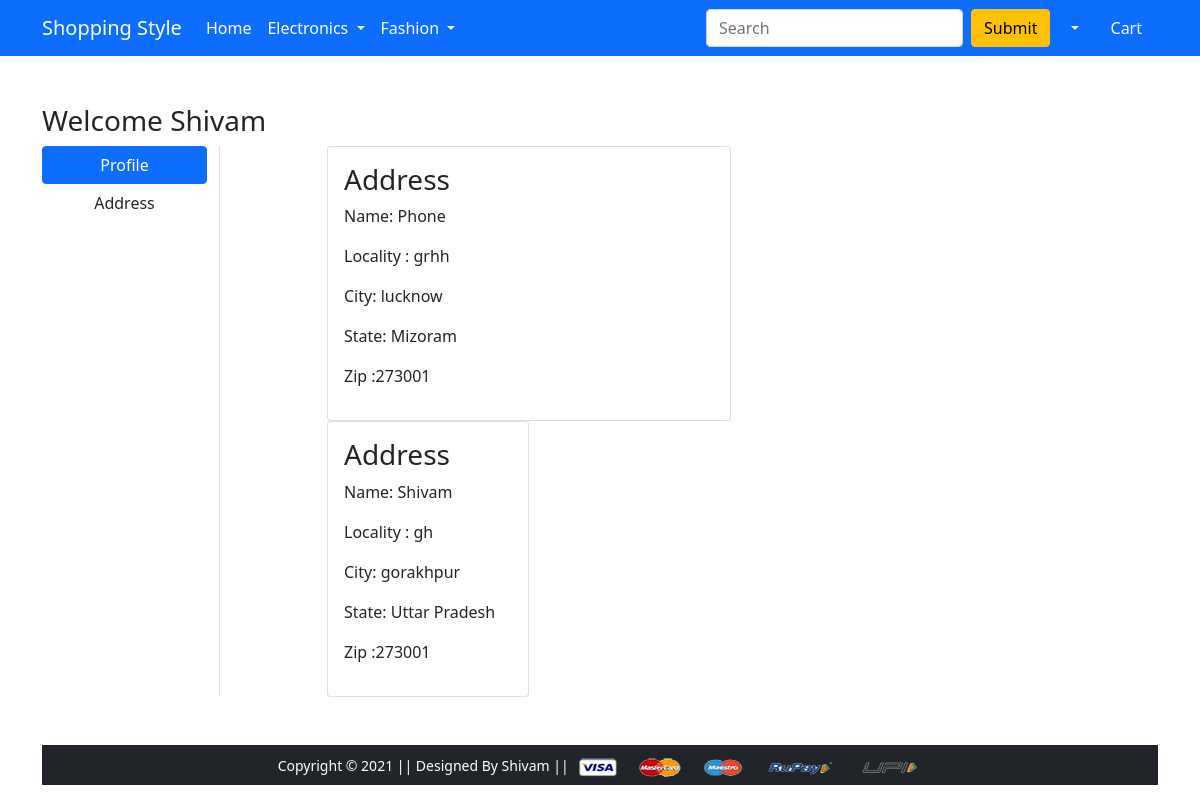
The app's page /address/ (signed in) with its own data.
### app/models.py (models this page shows, shortened)
class Customer(models.Model):
    user = models.ForeignKey(User, on_delete=models.CASCADE)
    name = models.CharField(max_length=200)
    locality = models.CharField(max_length=200)
    city = models.CharField(max_length=50)
    zipcode = models.IntegerField()
    state = models.CharField(choices=STATE_CHOICES, max_length=50)

### app/views.py (the view)
# urls.py: path('address/', views.address, name='address'),
def address(request):
 add=Customer.objects.filter(user=request.user)
 return render(request, 'app/address.html',{'add':add,'active':'btn-primary'})

### app/templates/app/address.html (shortened to what this page needs)
{% extends 'app/base.html' %}
{% load static %}
{% block main-content %}
<div class="container my-5">
 <div class="row">
 <h3>Welcome Shivam</h3>
  <div class="col-sm-2 border-end">
   <ul class="list-unstyled">
    <li class="d-grid"><a href="{% url 'profile' %}" class="btn btn-primary">Profile</a></li>
    <li class="d-grid"><a href="{% url 'address' %}" class="btn">Address</a></li>
   </ul>
  </div>
  <div class="col-sm-9 offset-sm-1">
   <div class="row">
    {% for ad in add %}
    <div class="col-sm-6">
     <div class="card">
      <div class="card-body">
       <h3>Address </h3>
       <p>Name: {{ad.name}}</p>
       <p>Locality : {{ad.locality}}</p>
       <p>City: {{ad.city}}</p>
       <p>State: {{ad.state}}</p>
       <p>Zip :{{ad.zipcode}}</p>
      </div>
     </div>
     {% endfor %}
    </div>
   </div>
  </div>
 </div>
</div>
{% endblock main-content %}

### records on screen
Customer: name "Phone", locality "grhh", city "lucknow", state "Mizoram", zipcode "273001"
Customer: name "Shivam", locality "gh", city "gorakhpur", state "Uttar Pradesh", zipcode "273001"
